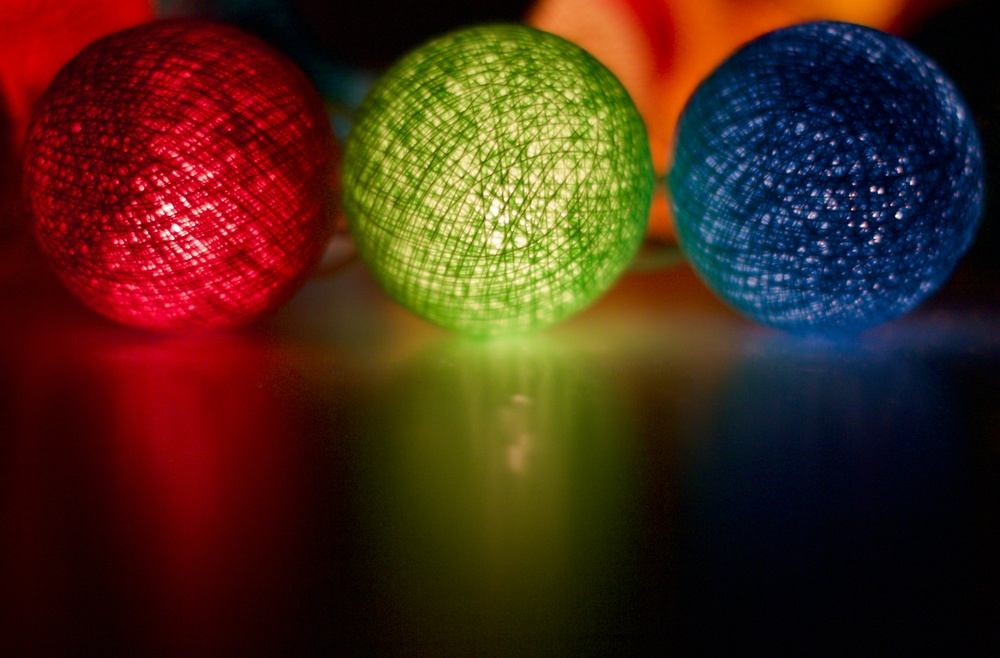
#> input picture Lab-1/images/color.jpg, 1000 x 658 px, shrunk from 4950 x 3259 before the run, found by its file name
$ python black_and_white.py
#> lines starting #> are read from the running program, lines starting #| are printed output that depends on the picture; after the words box and inside, x2 and y2 are one past the last pixel; in counts of white or black regions, pixels touching at a corner belong together
import cv2

image = cv2.imread("lab-1/images/color.jpg")
#> image is the input picture: shape (658, 1000, 3); mean B, G, R 24.8, 41.5, 71

if image is None:
    print("Image not found")
    exit()

gray = cv2.cvtColor(image, cv2.COLOR_BGR2GRAY)
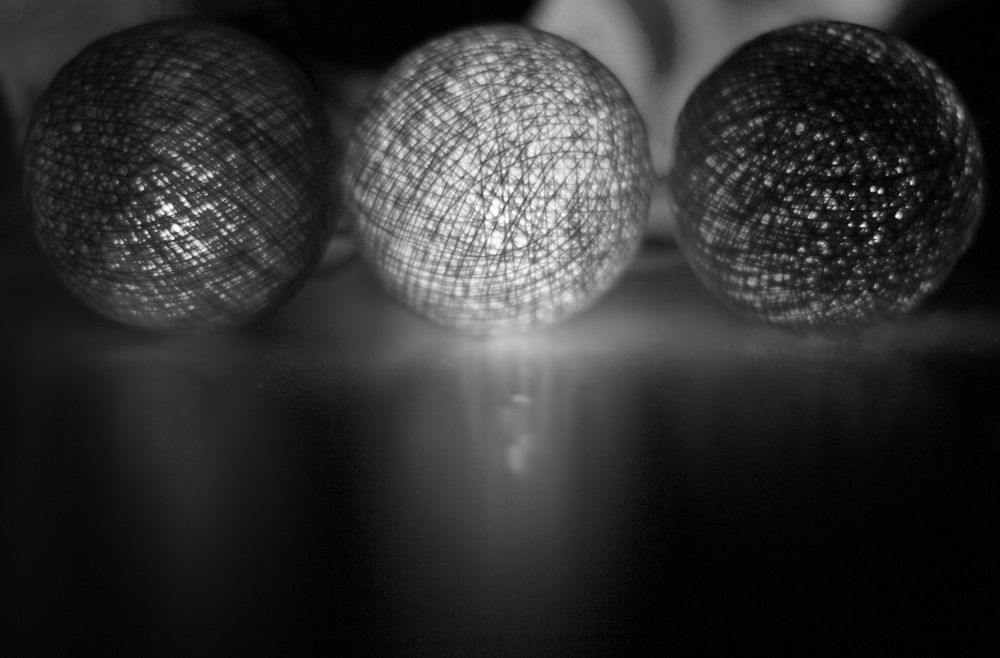
#> gray: shape (658, 1000); min 0, max 255, mean 48.4


_, black_and_white = cv2.threshold(gray, 127, 255, cv2.THRESH_BINARY)
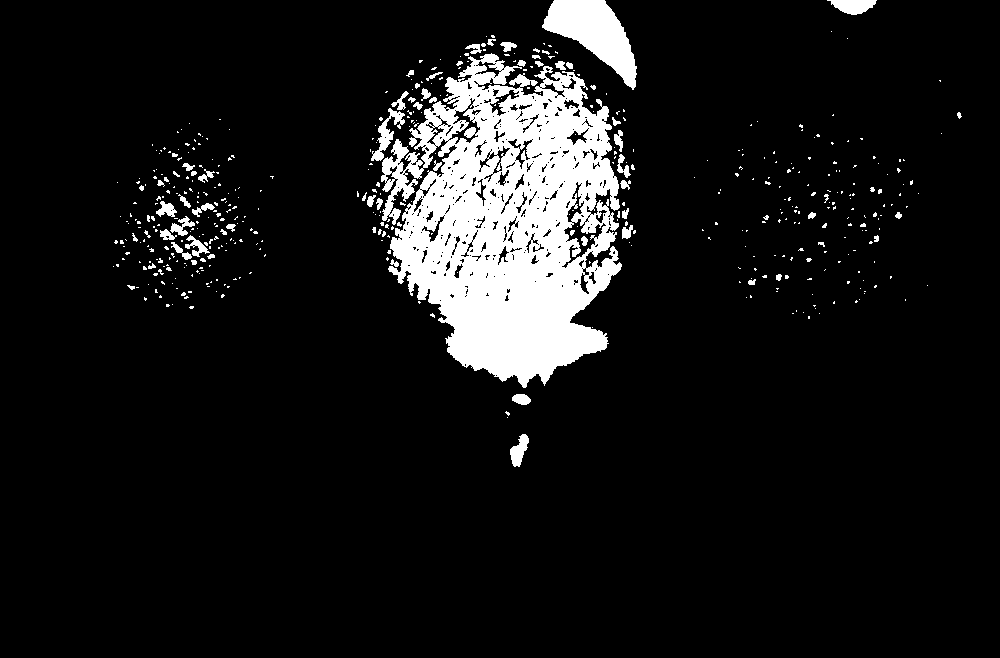
#> black_and_white: shape (658, 1000); 9.2% white; 497 white regions (429 under 20 px), largest, box (x1, y1, x2, y2) and area: (381, 53, 622, 388) 49054, (542, 0, 637, 90) 4070, (371, 108, 405, 161) 555

cv2.imshow("Black and White", black_and_white)

cv2.imwrite("lab-1/images/black_and_white.jpg", black_and_white)

cv2.waitKey(0)
cv2.destroyAllWindows()
